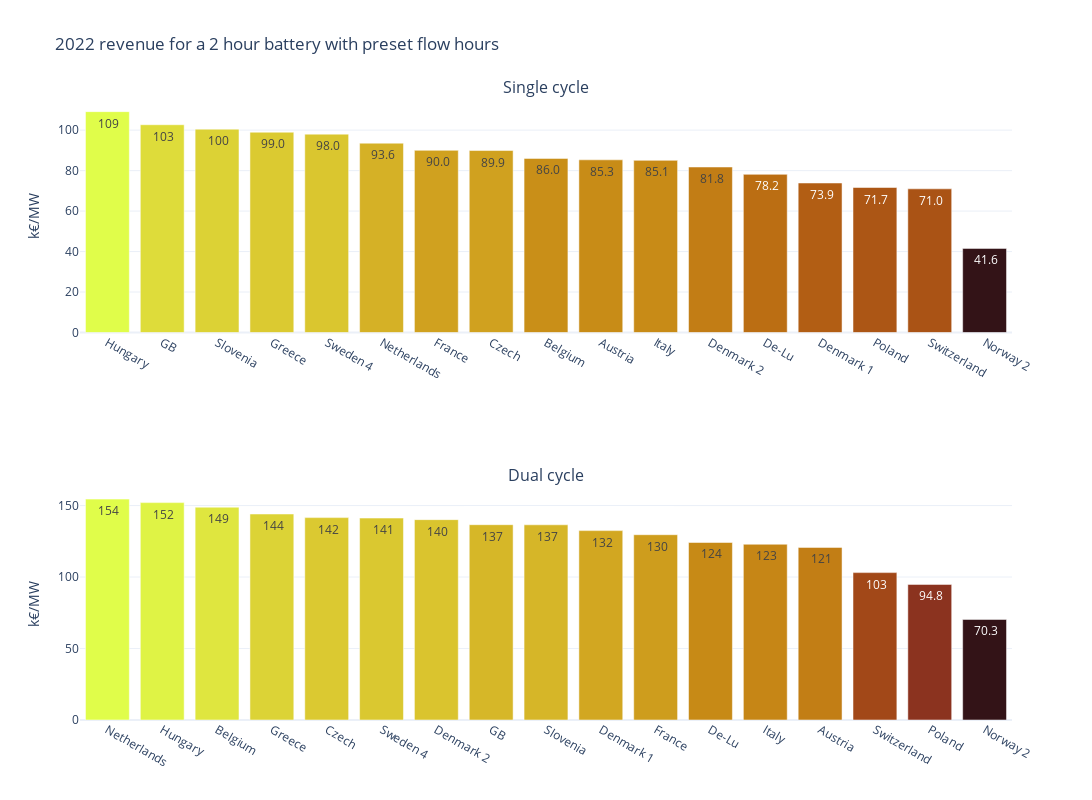

The code cell stored with this chart in its notebook:
### Code cell
fig = make_subplots(
    rows=2, cols=1,
    shared_yaxes=True,
    subplot_titles=('Single cycle', 'Dual cycle')
)

fig.add_trace(go.Bar(
    x=cycle_1_hour_2_rev.index,
    y=cycle_1_hour_2_rev.values/1000,
    marker=dict(color=cycle_1_hour_2_rev.values, colorscale='solar'),
    name='Single cycle (left)'
), row=1, col=1)

fig.add_trace(go.Bar(
    x=cycle_2_hour_2_rev.index,
    y=cycle_2_hour_2_rev.values.reshape(-1)/1000,
    marker=dict(color=cycle_2_hour_2_rev.values.reshape(-1), colorscale='solar'),
    name='Dual cycle (right)'
), row=2, col=1)

fig.update_yaxes(title='k€/MW')
fig.update_traces(texttemplate='%{value: .3r}', textangle=0)
fig.update_coloraxes(showscale=False)
fig.update_layout(
    title='2022 revenue for a 2 hour battery with preset flow hours',
    showlegend=False,
    template='plotly_white',
    width=1200,
    height=800
)

fig.write_image('../figures/2-hour-rev.jpeg', scale=5, engine='orca')
fig

### Figure 1 — Plotly figure (JSON) as saved in the notebook; plotly's stock layout.template omitted (floating-point values rounded to 4 significant figures)
{"data": [{"marker": {"color": [109200.0, 102700.0, 100500.0, 99000.0, 98040.0, 93560.0, 90020.0, 89930.0, 86050.0, 85340.0, 85070.0, 81790.0, 78160.0, 73890.0, 71650.0, 71000.0, 41560.0], "colorscale": [[0, "rgb(51, 19, 23)"], [0.09091, "rgb(79, 28, 33)"], [0.1818, "rgb(108, 36, 36)"], [0.2727, "rgb(135, 47, 32)"], [0.3636, "rgb(157, 66, 25)"], [0.4545, "rgb(174, 88, 20)"], [0.5455, "rgb(188, 111, 19)"], [0.6364, "rgb(199, 137, 22)"], [0.7273, "rgb(209, 164, 32)"], [0.8182, "rgb(217, 192, 44)"], [0.9091, "rgb(222, 222, 59)"], [1, "rgb(224, 253, 74)"]]}, "name": "Single cycle (left)", "textangle": 0, "texttemplate": "%{value: .3r}", "type": "bar", "x": ["Hungary", "GB", "Slovenia", "Greece", "Sweden 4", "Netherlands", "France", "Czech", "Belgium", "Austria", "Italy", "Denmark 2", "De-Lu", "Denmark 1", "Poland", "Switzerland", "Norway 2"], "xaxis": "x", "y": [109.2, 102.7, 100.5, 99.0, 98.04, 93.56, 90.02, 89.93, 86.05, 85.34, 85.07, 81.79, 78.16, 73.89, 71.65, 71.0, 41.56], "yaxis": "y"}, {"marker": {"color": [154500.0, 152000.0, 148800.0, 144100.0, 141500.0, 141200.0, 140100.0, 136600.0, 136500.0, 132500.0, 129600.0, 124200.0, 122900.0, 120700.0, 103100.0, 94820.0, 70330.0], "colorscale": [[0, "rgb(51, 19, 23)"], [0.09091, "rgb(79, 28, 33)"], [0.1818, "rgb(108, 36, 36)"], [0.2727, "rgb(135, 47, 32)"], [0.3636, "rgb(157, 66, 25)"], [0.4545, "rgb(174, 88, 20)"], [0.5455, "rgb(188, 111, 19)"], [0.6364, "rgb(199, 137, 22)"], [0.7273, "rgb(209, 164, 32)"], [0.8182, "rgb(217, 192, 44)"], [0.9091, "rgb(222, 222, 59)"], [1, "rgb(224, 253, 74)"]]}, "name": "Dual cycle (right)", "textangle": 0, "texttemplate": "%{value: .3r}", "type": "bar", "x": ["Netherlands", "Hungary", "Belgium", "Greece", "Czech", "Sweden 4", "Denmark 2", "GB", "Slovenia", "Denmark 1", "France", "De-Lu", "Italy", "Austria", "Switzerland", "Poland", "Norway 2"], "xaxis": "x2", "y": [154.5, 152.0, 148.8, 144.1, 141.5, 141.2, 140.1, 136.6, 136.5, 132.5, 129.6, 124.2, 122.9, 120.7, 103.1, 94.82, 70.33], "yaxis": "y2"}], "layout": {"annotations": [{"font": {"size": 16}, "showarrow": false, "text": "Single cycle", "x": 0.5, "xanchor": "center", "xref": "paper", "y": 1, "yanchor": "bottom", "yref": "paper"}, {"font": {"size": 16}, "showarrow": false, "text": "Dual cycle", "x": 0.5, "xanchor": "center", "xref": "paper", "y": 0.375, "yanchor": "bottom", "yref": "paper"}], "coloraxis": {"showscale": false}, "height": 800, "showlegend": false, "title": {"text": "2022 revenue for a 2 hour battery with preset flow hours"}, "width": 1200, "xaxis": {"anchor": "y", "domain": [0, 1]}, "xaxis2": {"anchor": "y2", "domain": [0, 1]}, "yaxis": {"anchor": "x", "domain": [0.625, 1], "title": {"text": "k€/MW"}}, "yaxis2": {"anchor": "x2", "domain": [0, 0.375], "title": {"text": "k€/MW"}}}}
